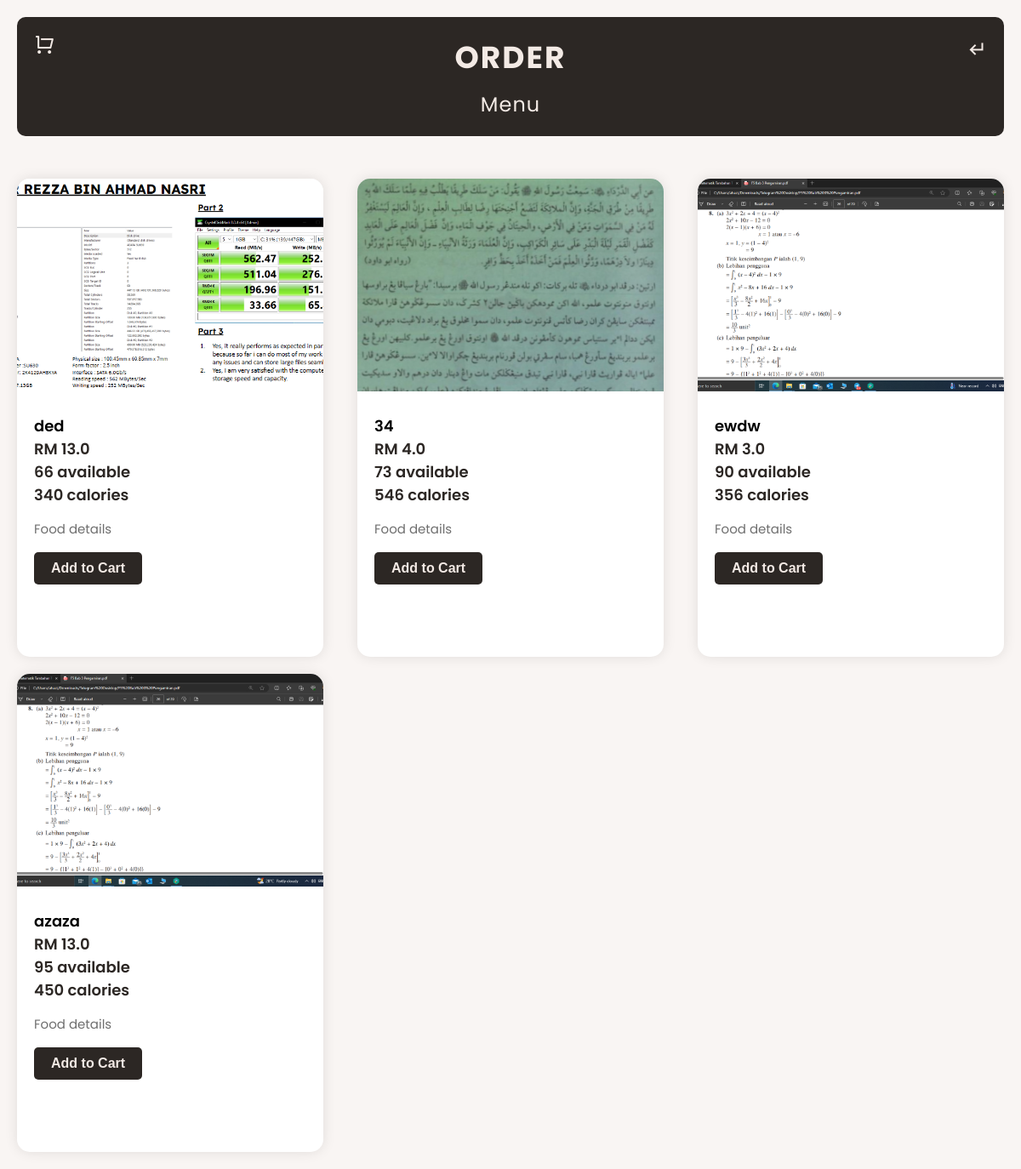
Before: /foodorder (signed in) with the older database file.
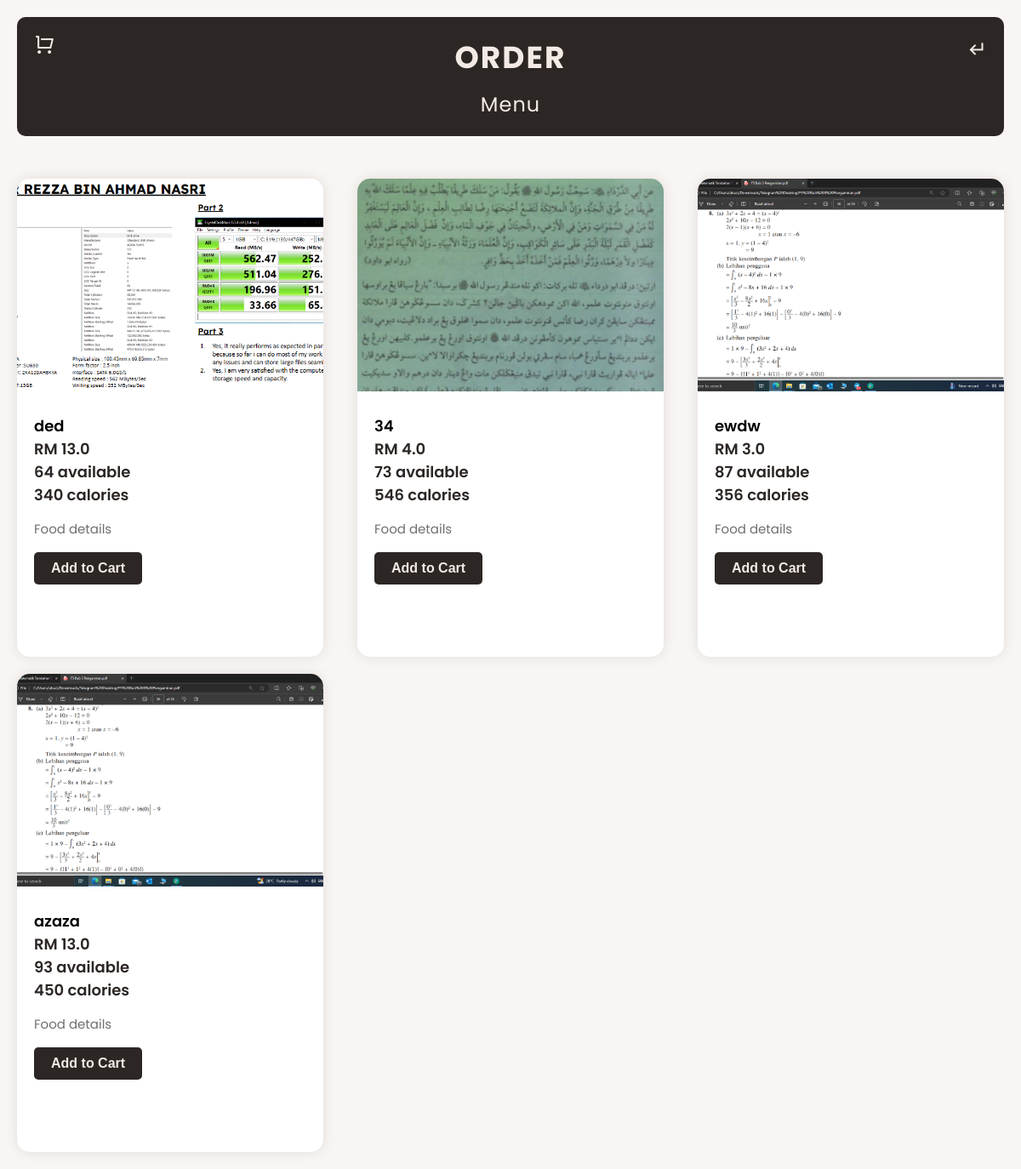
After: the same page with the newer database file.
### website/models.py (models this page shows)
class Product(db.Model):
    __tablename__ = 'product'
    id = db.Column(db.Integer, primary_key=True)
    product_name = db.Column(db.String(100), unique=True, nullable=False)
    product_price = db.Column(db.Float, nullable=False)
    in_stock = db.Column(db.Integer, nullable=False)
    product_picture = db.Column(db.String(1000), unique=True, nullable=False)
    product_calorie = db.Column(db.Integer, nullable=False)
    date_added = db.Column(db.DateTime, default=datetime.utcnow)
    carts = db.relationship('Cart', backref=db.backref('product', lazy=True))
    orders = db.relationship('Order', backref=db.backref('product', lazy=True))

### website/views.py (the view)
@views.route('/foodorder')
@login_required
def foodorder():
    foods = Product.query.order_by(Product.date_added).all()
    return render_template("foodorder.html", foods=foods, cart=Cart.query.filter_by(customer_link=current_user.id).all()
                           if current_user.is_authenticated else [])

### website/__init__.py (called while the page is built)
def create_app():
    app = Flask(__name__)
    app.config['SECRET KEY'] = 'ayamgoreng'
    app.secret_key = 'ayamgoreng'
    app.config['SQLALCHEMY_DATABASE_URI'] = f'sqlite:///{DB_NAME}'
    db.init_app(app)
    @app.errorhandler(404)
    def page_not_found(error):
        return render_template('404.html')
    from .views import views
    from .auth import auth
    from .admin import admin
    from .models import User
    app.register_blueprint(views, url_prefix = '/')
    app.register_blueprint(auth, url_prefix = '/')
    app.register_blueprint(admin, url_prefix = '/')
    from .models import User
    with app.app_context():
        db.create_all()
    login_manager = LoginManager()
    login_manager.login_view = "auth.userauth"
    login_manager.init_app(app)
    @login_manager.user_loader
    def load_user(id):
        return User.query.get(int(id))
    return app

### website/templates/foodorder.html (shortened to what this page needs)
<!DOCTYPE html>
<html lang="en">
<head>
    <link href="https://cdn.jsdelivr.net/npm/remixicon@4.2.0/fonts/remixicon.css" rel="stylesheet"/>
    <link rel="stylesheet" href="/static/style_foodorder.css"/>
</head>
<body>
    <div class="menu">
        <div class="heading">
            <div class="cart_icon">
                {% if cart | length < 1 %}
                <a href="/cart"><i class="ri-shopping-cart-line"></i></a>
                {% else %}
                <a href="/cart"><i class="ri-shopping-cart-line"></i><span class="cart-count">{{ cart | length }}</span></a>
                {% endif %}
            </div>
            <h1>Order</h1>
            <h3>Menu</h3>
            <div class="back-button">
                <a href="/home"><i class="ri-corner-down-left-line"></i></a>
            </div>
        </div>
        {% for food in foods %}
        <div class="food-items">
            <ul>
                <li class="food-listing">
                    <img src="{{ food.product_picture }}">
                    <div class="details">
                        <div class="details-sub">
                            <h5>{{ food.product_name }}</h5>
                            <h5 class="price">RM {{ food.product_price }}</h5>
                            <h6 class="stock">{{ food.in_stock }} available</h6>
                            <h6 class="calorie">{{ food.product_calorie }} calories</h6>
                        </div>
                        <p>Food details</p>
                        <a href="/cart/{{ food.id }}"><button>Add to Cart</button></a>
                    </div>
                </li>
            </ul>
        </div>
        {% endfor %}
    </div>
</body>
</html>

### website/static/style_foodorder.css (style rules this page uses)
* { padding: 0; margin: 0; box-sizing: border-box; }
body { background: #f9f5f3; font-family: 'Poppins', sans-serif; }
.menu { padding: 20px; display: grid; grid-template-columns: repeat(auto-fit, minmax(350px, 1fr)); grid-gap: 20px 40px; }
.heading { background: #2c2724; color: #f3eae5; margin-bottom: 30px; padding: 20px; grid-column: 1 / -1; text-align: center; position: relative; border-radius: 10px; }
.heading h1 { font-weight: 700; font-size: 36px; letter-spacing: 2px; margin-bottom: 10px; text-transform: uppercase; }
.heading h3 { font-weight: 400; font-size: 24px; letter-spacing: 1px; }
.cart_icon { position: absolute; top: 20px; left: 20px; font-size: 24px; }
.cart_icon a { color: #f3eae5; text-decoration: none; display: flex; align-items: center; }
.back-button { position: absolute; top: 20px; right: 20px; font-size: 24px; }
.back-button a { color: #f3eae5; text-decoration: none; }
.food-items { display: grid; position: relative; grid-template-rows: auto 1fr; border-radius: 15px; box-shadow: 0 0 15px rgba(0, 0, 0, 0.1); transition: 0.2s ease-in-out; background-color: #fff; }
.food-items img { width: 100%; height: 250px; border-radius: 15px 15px 0 0; object-fit: cover; }
.food-listing { list-style: none; }
.details { padding: 20px; display: grid; grid-template-rows: auto auto 1fr 50px; grid-gap: 15px; }
.details-sub { display: grid; grid-template-rows: repeat(4, auto); }
.details-sub h5, .details-sub h6 { font-weight: 600; font-size: 18px; }
.price, .stock, .calorie { font-size: 16px; color: #2c2724; }
.details p { color: #6f6f6f; font-size: 15px; line-height: 24px; font-weight: 400; }
.details button { background-color: #2c2724; border: none; color: #f3eae5; font-size: 16px; font-weight: 600; border-radius: 5px; padding: 10px 20px; cursor: pointer; transition: background-color 0.3s; }

Changed rows visible on the page:
changed Product "ded": in_stock "66" → "64"
changed Product "ewdw": in_stock "90" → "87"
changed Product "azaza": in_stock "95" → "93"
